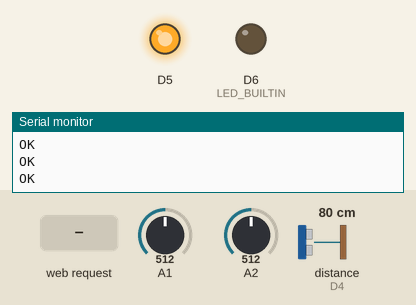
The sketch below on a simulated Arduino MKR. Parts: output pins drawn as LEDs (lit = HIGH), the last lines printed to the serial monitor. The test bench sets the inputs (shaded band); at power-on: A1 = 512, A2 = 512, distance to the obstacle (sensor on D4) 80 cm. WiFi joins after 1.5 s; servers stay silent unless stated; uploads are accepted with an empty reply; the modem accepts every AT command (registered, SIM ready, sends succeed) and sends nothing else.

Above: at 2.9 s.
3.0 s: A1 set to 596
At 5.1 s:
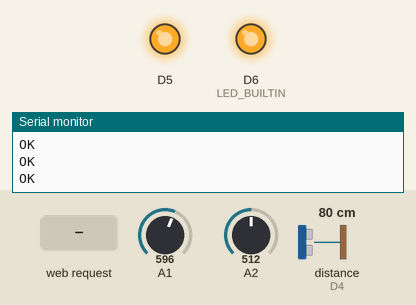
6.0 s: A1 set to 632
7.5 s: HTTP request GET /1 received
At 8.1 s:
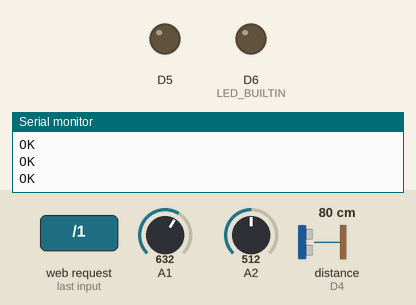
10.5 s: A2 set to 705
At 12.8 s:
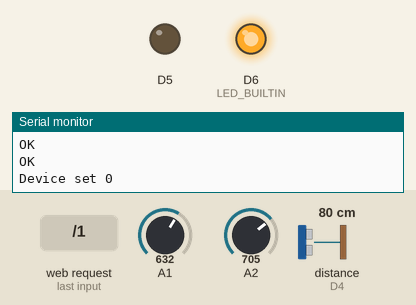
13.5 s: A2 set to 721
Timing chart, 0 to 19.0 s (numbered marks = the images above; inputs shaded):
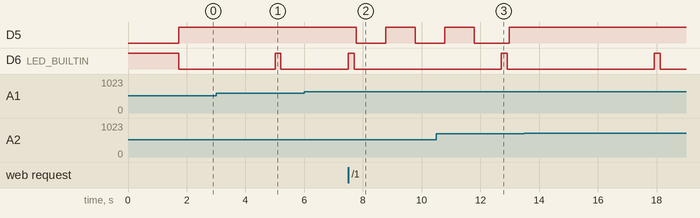

Measured:
- after the input at 6.0 s, every drawn part: stays the same
- after the input at 7.5 s, D5: HIGH → LOW after 0.27 s, → HIGH 1.0 s later, → LOW 1.0 s later

The sketch:

veebel.ino
```cpp
#include <NewPing.h>
#include <SPI.h>
#include <WiFiNINA.h>

///////please enter your sensitive data in the Secret tab/arduino_secrets.h
char ssid[] = "";        // your network SSID (name)
char pass[] = "";    // your network password (use for WPA, or use as key for WEP)
int keyIndex = 0;            // your network key Index number (needed only for WEP)

int counter = 0;

int status = WL_IDLE_STATUS;
String message; //string that stores the incoming message
char ch;

// Initialize the Wifi client library
WiFiClient client;

// server address:
//char server[] = "m12.daemon.ee";
IPAddress server(90, 191, 160, 122);
WiFiServer server2(80);

unsigned long lastConnectionTime = 0;            // last time you connected to the server, in milliseconds
const unsigned long postingInterval = 10L * 1000L; // delay between updates, in milliseconds
unsigned long lastBlinkTime = 0;

int lastLightValue = 0;
int lastSonarValue = 0;
int lastSoundValue = 0;

int lightDelta = 0;
int sonarDelta = 0;
int soundDelta = 0;

unsigned long lastAlertTime = 0;

bool permanentAlert = false;
NewPing sonar(3, 4, 200);
int btstatus = 0;

const int numReadings = 10;
int readings[numReadings];      // the readings from the analog input
int readIndex = 0;              // the index of the current reading
int total = 0;                  // the running total
int average = 0;                // the average

void setup() {
  Serial.begin(9600);
  Serial1.begin(9600);
  pinMode(A1, INPUT);
  pinMode(A2, INPUT);
  pinMode(5, OUTPUT);
  pinMode(LED_BUILTIN, OUTPUT);

  digitalWrite(LED_BUILTIN, HIGH);

  // check for the WiFi module:
  if (WiFi.status() == WL_NO_MODULE) {
    Serial.println("Communication with WiFi module failed!");
    // don't continue
    while (true);
  }

  String fv = WiFi.firmwareVersion();
  if (fv < "1.0.0") {
    Serial.println("Please upgrade the firmware");
  }

  // attempt to connect to Wifi network:
  while (status != WL_CONNECTED) {
    Serial.print("Attempting to connect to SSID: ");
    Serial.println(ssid);
    // Connect to WPA/WPA2 network. Change this line if using open or WEP network:
    status = WiFi.begin(ssid, pass);
  }
  // you're connected now, so print out the status:
  server2.begin();
  printWifiStatus();
  Serial1.println("AT+MARJ0x1234");
  Serial1.println("AT+MINO0x0000");
  Serial1.println("AT+ADVI5");
  Serial1.println("AT+NAMEVEEBEL" + ip2Str(WiFi.localIP()));
  Serial1.println("AT+IBEA1");
  Serial1.println("AT+RESET");
  btstatus = 0;
  httpRequest();
  digitalWrite(LED_BUILTIN, LOW);
  lastLightValue = analogRead(A1);
  lastSonarValue = sonar.ping_cm();
  lastSoundValue = analogRead(A2);
  // put your setup code here, to run once:

}

void loop() {
  if (Serial1.available())
  {
    Serial.write(Serial1.read());
  }
  if (btstatus == 2) {
    digitalWrite(5, LOW);
  } else if (btstatus == 1) {
    if (millis() - lastBlinkTime > 1000L) {
      if (digitalRead(5)) {
        digitalWrite(5, LOW);
      } else {
        digitalWrite(5, HIGH);
      }
      lastBlinkTime = millis();
    }
  }  else {
    digitalWrite(5, HIGH);
  }
  // put your main code here, to run repeatedly:
  //Serial.println(sonar.ping_cm());
  //Serial.println(analogRead(A2));
  int c1 = analogRead(A1);
  int c2 = getAverage(sonar.ping_cm());
  int c3 = analogRead(A2);
  lightDelta += c1 - lastLightValue - 1;
  sonarDelta += lastSonarValue - c2 - 1;
  soundDelta += c3 - lastSoundValue - 1;
  if (lightDelta < 0) {
    lightDelta = 0;
  }
  if (sonarDelta < 0) {
    sonarDelta = 0;
  }
  if (soundDelta < 0) {
    soundDelta = 0;
  }
  /*Serial.print(lightDelta);
  Serial.print(" ");
  Serial.print(sonarDelta);
  Serial.print(" ");
  Serial.println(soundDelta);*/
  if (!permanentAlert) {
    if (soundDelta > 200) {
      if (btstatus != 2) {
        if (soundDelta > 200){
          Serial.println("Sound detection");
        }
        Serial1.println("AT+MARJ0x1234");
        Serial1.println("AT+MINO0x0002");
        Serial1.println("AT+RESET");
        Serial.println("Device set 2");
        btstatus = 2;
        httpRequest();
      }
      lastAlertTime = millis();
    } else if (lightDelta > 100) {
      if (btstatus != 1 and btstatus != 2) {
        if (lightDelta > 100){
          Serial.println("Light detection");
        }
        Serial1.println("AT+MARJ0x1234");
        Serial1.println("AT+MINO0x0001");
        Serial1.println("AT+RESET");
        Serial.println("Device set 1");
        btstatus = 1;
        httpRequest();
      }
      lastAlertTime = millis();
    } else {
      if (millis() - lastAlertTime > 5000L) {
        if (btstatus != 0) {
          Serial1.println("AT+MARJ0x1234");
          Serial1.println("AT+MINO0x0000");
          Serial1.println("AT+RESET");
          Serial.println("Device set 0");
          btstatus = 0;
        }
        httpRequest();
        lastAlertTime = millis();
      }
    }
  }
  lastLightValue = c1;
  lastSonarValue = c2;
  lastSoundValue = c3;
  WiFiClient client2 = server2.available();
  if (client2) {                             // if you get a client,
    Serial.println("new client");           // print a message out the serial port
    String currentLine = "";                // make a String to hold incoming data from the client
    while (client2.connected()) {            // loop while the client's connected
      if (client2.available()) {             // if there's bytes to read from the client,
        char c = client2.read();             // read a byte, then
        //Serial.write(c);                    // print it out the serial monitor
        if (c == '\n') {                    // if the byte is a newline character

          // if the current line is blank, you got two newline characters in a row.
          // that's the end of the client HTTP request, so send a response:
          if (currentLine.length() == 0) {
            // HTTP headers always start with a response code (e.g. HTTP/1.1 200 OK)
            // and a content-type so the client knows what's coming, then a blank line:
            client2.println("HTTP/1.1 200 OK");
            client2.println("Content-type:text/html");
            client2.println();

            // The HTTP response ends with another blank line:
            client.println();
            // break out of the while loop:
            break;
          } else {    // if you got a newline, then clear currentLine:
            currentLine = "";
          }
        } else if (c != '\r') {  // if you got anything else but a carriage return character,
          currentLine += c;      // add it to the end of the currentLine
        }
        if (currentLine.endsWith("GET /2")) {
          Serial1.println("AT+MARJ0x1234");
          Serial1.println("AT+MINO0x0002");
          Serial1.println("AT+RESET");
          Serial.println("Client sent 2");
          permanentAlert = true;
          btstatus = 2;
          httpRequest();
          lastAlertTime = millis();
        }
        else if (currentLine.endsWith("GET /1")) {
          Serial1.println("AT+MARJ0x1234");
          Serial1.println("AT+MINO0x0001");
          Serial1.println("AT+RESET");
          Serial.println("Client sent 1");
          permanentAlert = false;
          btstatus = 1;
          httpRequest();
          lastAlertTime = millis();
        }
        else if (currentLine.endsWith("GET /0")) {
          Serial1.println("AT+MARJ0x1234");
          Serial1.println("AT+MINO0x0000");
          Serial1.println("AT+RESET");
          Serial.println("Client sent 0");
          permanentAlert = false;
          btstatus = 0;
          httpRequest();
          lastAlertTime = millis();
        }
      }
    }
    // close the connection:
    client2.stop();
    Serial.println("client disonnected");
  }

  while (client.available()) {
    char c = client.read();
    //Serial.write(c);
  }
}

void httpRequest() {
  digitalWrite(LED_BUILTIN, HIGH);
  // close any connection before send a new request.
  // This will free the socket on the Nina module
  client.stop();

  // if there's a successful connection:
  if (client.connect(server, 80)) {
    Serial.println("Sending data");
    // send the HTTP PUT request:
    client.println("GET /web/sodi/screencognito/vahendaja.php?d=" + String(btstatus) + " HTTP/1.1");
    client.println("Host: example.org");
    client.println("User-Agent: ArduinoWiFi/1.1");
    client.println("Connection: close");
    client.println();

    // note the time that the connection was made:
    lastConnectionTime = millis();
  } else {
    // if you couldn't make a connection:
    Serial.println("connection failed");
    while (status != WL_CONNECTED) {
      Serial.print("Attempting to connect to SSID: ");
      Serial.println(ssid);
      // Connect to WPA/WPA2 network. Change this line if using open or WEP network:
      status = WiFi.begin(ssid, pass);
    }
    printWifiStatus();
  }
  digitalWrite(LED_BUILTIN, LOW);
}

void printWifiStatus() {
  // print the SSID of the network you're attached to:
  Serial.print("SSID: ");
  Serial.println(WiFi.SSID());

  // print your board's IP address:
  IPAddress ip = WiFi.localIP();
  Serial.print("IP Address: ");
  Serial.println(ip);

  // print the received signal strength:
  long rssi = WiFi.RSSI();
  Serial.print("signal strength (RSSI):");
  Serial.print(rssi);
  Serial.println(" dBm");
}

String ip2Str(IPAddress ip) {
  String s = "";
  for (int i = 0; i < 4; i++) {
    s += i  ? "." + String(ip[i]) : String(ip[i]);
  }
  return s;
}

int getAverage(int newValue) {
  // subtract the last reading:
  total = total - readings[readIndex];
  // read from the sensor:
  readings[readIndex] = newValue;
  // add the reading to the total:
  total = total + readings[readIndex];
  // advance to the next position in the array:
  readIndex = readIndex + 1;

  // if we're at the end of the array...
  if (readIndex >= numReadings) {
    // ...wrap around to the beginning:
    readIndex = 0;
  }

  // calculate the average:
  average = total / numReadings;
  return average;
}
```
